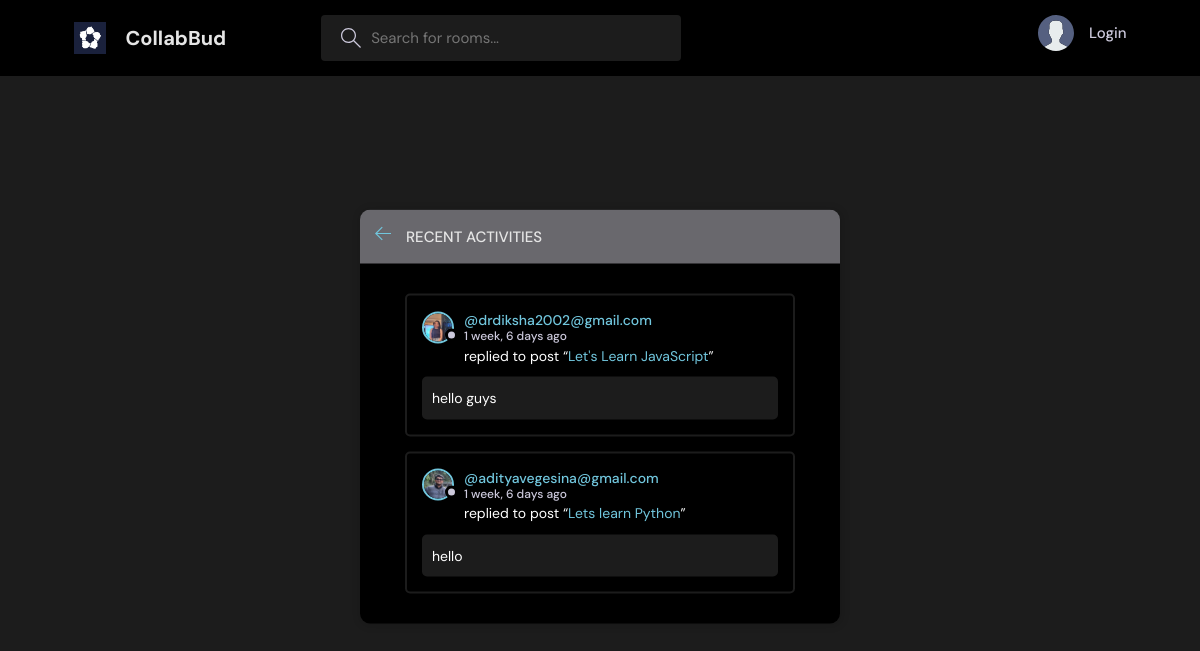
The page /activity/ on the database its author committed.
### base/models.py (models this page shows, shortened)
class Message(models.Model):
    user = models.ForeignKey(User, on_delete=models.CASCADE)
    room = models.ForeignKey(Room, on_delete=models.CASCADE)
    body = models.TextField()
    updated = models.DateTimeField(auto_now=True)
    created = models.DateTimeField(auto_now_add=True)
    class Meta:
        ordering = ['-updated', '-created']

class User(AbstractUser):
    name = models.CharField(max_length=200, null=True)
    email = models.EmailField(null=True,unique=
    True)
    bio = models.TextField(null=True)
    avatar = models.ImageField(null=True, default="avatar.svg")
    USERNAME_FIELD = 'email'
    REQUIRED_FIELDS = []

class Room(models.Model):
    host = models.ForeignKey(User,         on_delete=models.SET_NULL, null=True)
    topic = models.ForeignKey(Topic, on_delete=models.SET_NULL, null=True)
    name = models.CharField(max_length=200)
    descriptions = models.TextField(null=True, blank=True)
    participants = models.ManyToManyField(User, related_name='participants', blank=True)
    updated = models.DateTimeField(auto_now=True)
    created = models.DateTimeField(auto_now_add=True)
    class Meta:
        ordering = ['-updated', '-created']
    def __str__(self):
        return self.name

### base/views.py (the view)
# urls.py: path('activity/',views.activityPage, name="activity"),
def activityPage(request):
    room_messages = Message.objects.all()
    return render(request, 'base/activity.html', {'room_messages': room_messages})

### base/templates/base/activity.html (shortened to what this page needs)
{% extends 'main.html' %}
{%block content%}
    <main class="layout">
      <div class="container">
        <div class="layout__box">
          <div class="layout__boxHeader">
            <div class="layout__boxTitle">
              <a href="{% url 'home' %}">
                <svg version="1.1" xmlns="http://www.w3.org/2000/svg" width="32" height="32" viewBox="0 0 32 32">
                  <title>arrow-left</title>
                  <path
                    d="M13.723 2.286l-13.723 13.714 13.719 13.714 1.616-1.611-10.96-10.96h27.625v-2.286h-27.625l10.965-10.965-1.616-1.607z"
                  ></path>
                </svg>
              </a>
              <h3>Recent Activities</h3>
            </div>
          </div>
          <div class="activities-page layout__body">
            {% for message in room_messages %}
  <div class="activities__box">
    <div class="activities__boxHeader roomListRoom__header">
      <a href="{% url 'user-profile' message.user.id  %}" class="roomListRoom__author">
        <div class="avatar avatar--small">
          <img src="{{message.user.avatar.url}}" />
        </div>
        <p>
          @{{message.user}}
          <span>{{message.created|timesince}} ago</span>
        </p>
      </a>
    </div>
    <div class="activities__boxContent">
      <p>replied to post “<a href="{% url 'room' message.room.id %}">{{message.room}}</a>”</p>
      <div class="activities__boxRoomContent">
        {{message.body}}
      </div>
    </div>
  </div>
  {% endfor %}
          </div>
        </div>
      </div>
    </main>
{%endblock%}

### static/styles/style.css (style rules this page uses)
:root { --color-main: #71c6dd; --color-main-light: #e1f6fb; --color-dark: #000000; --color-dark-medium: #1C1C1C; --color-dark-light: #69686D; --color-light: #e5e5e5; --color-gray: #ccc9dc; --color-light-gray: white; --color-bg: #1C1C1C; --color-success: #5dd693; --color-error: #fc4b0b; }
* { font-family: "DM Sans", -apple-system, BlinkMacSystemFont, "Segoe UI", Roboto, Oxygen, Ubuntu, Cantarell, "Open Sans", "Helvetica Neue", sans-serif; margin: 0; padding: 0; box-sizing: border-box; text-rendering: optimizeLegibility; font-size: inherit; }
html { font-size: 56.25%; }
@media only screen and (min-width: 1200px) { html { font-size: 62.5%; } }
body { line-height: 1.6; font-weight: 400; font-size: 1.5rem; color: var(--color-light-gray); background-color: var(--color-bg); min-height: 100vh; }
img { width: 100%; }
a { display: inline-block; color: var(--color-main); text-decoration: none; }
.container { max-width: 120rem; width: 90%; margin: auto; }
.avatar { position: relative; display: inline-block; border-radius: 50%; border: 2px solid var(--color-main); }
.avatar img { display: block; border-radius: 50%; object-fit: cover; object-position: center; }
.avatar::after { content: ""; display: block; position: absolute; background-color: var(--color-gray); z-index: 111; border-radius: 50%; border: 0.3rem solid var(--color-dark); }
.avatar.avatar--small img { width: 2.8rem; height: 2.8rem; }
.avatar.avatar--small:after { width: 0.7rem; height: 0.7rem; bottom: 0px; right: -6px; }
.layout { margin-top: 2.4rem; }
.layout > .container { display: flex; justify-content: space-between; align-items: flex-start; }
.layout__box { width: 90%; max-width: 48rem; min-height: 40rem; position: absolute; top: 50%; left: 50%; transform: translate(-50%, -46%); background-color: var(--color-dark); border-radius: 1rem; box-shadow: 1px 1px 6px 3px rgba(0, 0, 0, 0.1); overflow: hidden; }
.layout__boxHeader { display: flex; padding: 1.5rem; background-color: var(--color-dark-light); }
.layout__boxTitle { display: flex; gap: 1.5rem; align-items: center; }
.layout__boxTitle h3 { text-transform: uppercase; font-weight: 500; color: var(--color-light); }
.layout__boxTitle svg { width: 1.6rem; height: 1.6rem; fill: var(--color-main); }
.layout__body { margin: 3rem; }
.roomListRoom__header { display: flex; justify-content: space-between; align-items: center; }
.roomListRoom__author { font-weight: 500; display: flex; align-items: center; gap: 1rem; }
.activities__box { margin: 1.5rem; padding: 1.5rem; border: 2px solid var(--color-dark-medium); border-radius: 5px; }
.activities__boxHeader p { font-size: 1.4rem; line-height: 1.3; }
.activities__boxHeader p span { color: var(--color-gray); font-size: 1.2rem; display: block; }
.activities__boxContent { margin-left: 4.2rem; }
.activities__boxContent { font-size: 1.4rem; }
.activities__boxRoomContent { background: var(--color-bg); padding: 1rem; border-radius: 5px; margin-top: 1rem; margin-left: -4.2rem; }

### rows shown on the page
Message: user.avatar (picture), user "drdiksha2002@gmail.com", created "1 week, 6 days", room "Let's Learn JavaScript", body "hello guys"
Message: user.avatar (picture), user "adityavegesina@gmail.com", created "1 week, 6 days", room "Lets learn Python", body "hello"
